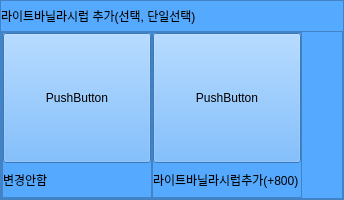
                 <widget class="QFrame" name="option_frame_5">
                  <property name="minimumSize">
                   <size>
                    <width>0</width>
                    <height>200</height>
                   </size>
                  </property>
                  <property name="maximumSize">
                   <size>
                    <width>16777215</width>
                    <height>200</height>
                   </size>
                  </property>
                  <property name="styleSheet">
                   <string notr="true">background-color: rgb(105, 255, 165);
background-color: rgb(85, 170, 255);</string>
                  </property>
                  <property name="frameShape">
                   <enum>QFrame::StyledPanel</enum>
                  </property>
                  <property name="frameShadow">
                   <enum>QFrame::Raised</enum>
                  </property>
                  <layout class="QVBoxLayout" name="verticalLayout_34">
                   <property name="spacing">
                    <number>0</number>
                   </property>
                   <property name="leftMargin">
                    <number>0</number>
                   </property>
                   <property name="topMargin">
                    <number>0</number>
                   </property>
                   <property name="rightMargin">
                    <number>0</number>
                   </property>
                   <property name="bottomMargin">
                    <number>0</number>
                   </property>
                   <item>
                    <widget class="QLabel" name="option_5_title">
                     <property name="minimumSize">
                      <size>
                       <width>0</width>
                       <height>0</height>
                      </size>
                     </property>
                     <property name="maximumSize">
                      <size>
                       <width>16777215</width>
                       <height>30</height>
                      </size>
                     </property>
                     <property name="text">
                      <string>라이트바닐라시럽 추가(선택, 단일선택)</string>
                     </property>
                    </widget>
                   </item>
                   <item>
                    <widget class="QFrame" name="frame_32">
                     <property name="frameShape">
                      <enum>QFrame::StyledPanel</enum>
                     </property>
                     <property name="frameShadow">
                      <enum>QFrame::Raised</enum>
                     </property>
                     <layout class="QHBoxLayout" name="horizontalLayout_13">
                      <property name="spacing">
                       <number>0</number>
                      </property>
                      <property name="leftMargin">
                       <number>0</number>
                      </property>
                      <property name="topMargin">
                       <number>0</number>
                      </property>
                      <property name="rightMargin">
                       <number>0</number>
                      </property>
                      <property name="bottomMargin">
                       <number>0</number>
                      </property>
                      <item>
                       <widget class="QFrame" name="frame_33">
                        <property name="minimumSize">
                         <size>
                          <width>150</width>
                          <height>0</height>
                         </size>
                        </property>
                        <property name="frameShape">
                         <enum>QFrame::StyledPanel</enum>
                        </property>
                        <property name="frameShadow">
                         <enum>QFrame::Raised</enum>
                        </property>
                        <layout class="QVBoxLayout" name="verticalLayout_35">
                         <property name="spacing">
                          <number>0</number>
                         </property>
                         <property name="leftMargin">
                          <number>0</number>
                         </property>
                         <property name="topMargin">
                          <number>0</number>
                         </property>
                         <property name="rightMargin">
                          <number>0</number>
                         </property>
                         <property name="bottomMargin">
                          <number>0</number>
                         </property>
                         <item>
                          <widget class="QPushButton" name="option_5_btn_1">
                           <property name="minimumSize">
                            <size>
                             <width>0</width>
                             <height>130</height>
                            </size>
                           </property>
                           <property name="cursor">
                            <cursorShape>OpenHandCursor</cursorShape>
                           </property>
                           <property name="text">
                            <string>PushButton</string>
                           </property>
                           <property name="checkable">
                            <bool>true</bool>
                           </property>
                          </widget>
                         </item>
                         <item>
                          <widget class="QLabel" name="option_5_label_1">
                           <property name="text">
                            <string>변경안함</string>
                           </property>
                          </widget>
                         </item>
                        </layout>
                       </widget>
                      </item>
                      <item>
                       <widget class="QFrame" name="frame_34">
                        <property name="minimumSize">
                         <size>
                          <width>150</width>
                          <height>0</height>
                         </size>
                        </property>
                        <property name="frameShape">
                         <enum>QFrame::StyledPanel</enum>
                        </property>
                        <property name="frameShadow">
                         <enum>QFrame::Raised</enum>
                        </property>
                        <layout class="QVBoxLayout" name="verticalLayout_36">
                         <property name="spacing">
                          <number>0</number>
                         </property>
                         <property name="leftMargin">
                          <number>0</number>
                         </property>
                         <property name="topMargin">
                          <number>0</number>
                         </property>
                         <property name="rightMargin">
                          <number>0</number>
                         </property>
                         <property name="bottomMargin">
                          <number>0</number>
                         </property>
                         <item>
                          <widget class="QPushButton" name="option_5_btn_2">
                           <property name="minimumSize">
                            <size>
                             <width>0</width>
                             <height>130</height>
                            </size>
                           </property>
                           <property name="cursor">
                            <cursorShape>OpenHandCursor</cursorShape>
                           </property>
                           <property name="text">
                            <string>PushButton</string>
                           </property>
                           <property name="checkable">
                            <bool>true</bool>
                           </property>
                          </widget>
                         </item>
                         <item>
                          <widget class="QLabel" name="option_5_label_2">
                           <property name="text">
                            <string>라이트바닐라시럽추가(+800)</string>
                           </property>
                          </widget>
                         </item>
                        </layout>
                       </widget>
                      </item>
                      <item>
                       <spacer name="horizontalSpacer_12">
                        <property name="orientation">
                         <enum>Qt::Horizontal</enum>
                        </property>
                        <property name="sizeHint" stdset="0">
                         <size>
                          <width>40</width>
                          <height>20</height>
                         </size>
                        </property>
                       </spacer>
                      </item>
                     </layout>
                    </widget>
                   </item>
                  </layout>
                 </widget>
